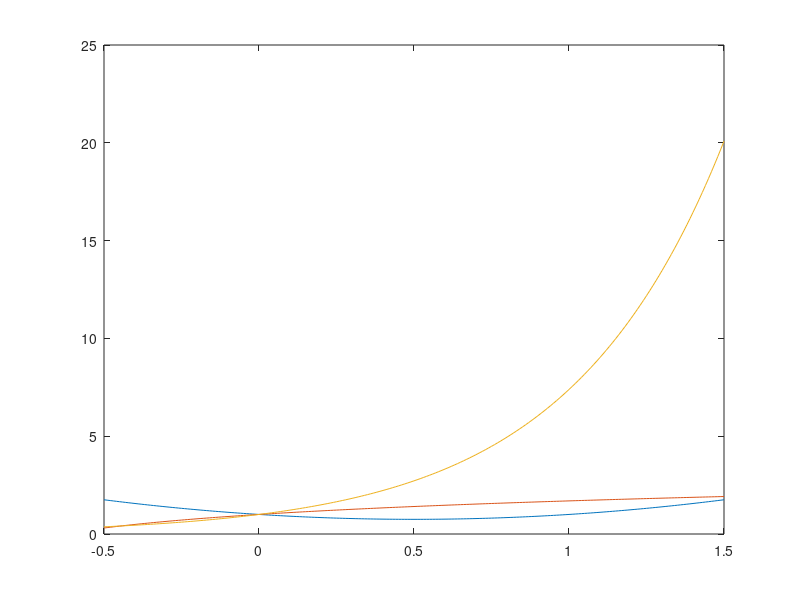

This figure's MATLAB source:
x = [-0.5:0.01:1.5];
y = x.^2-x+1;
plot(x,y)
hold on
x = [-0.5:0.01:1.5];
y = log(x+1)+1;
plot(x,y)
x = [-0.5:0.01:1.5];
y = exp(1).^(2*x);
plot(x,y)
% Sijeku se u tocki (0,1)